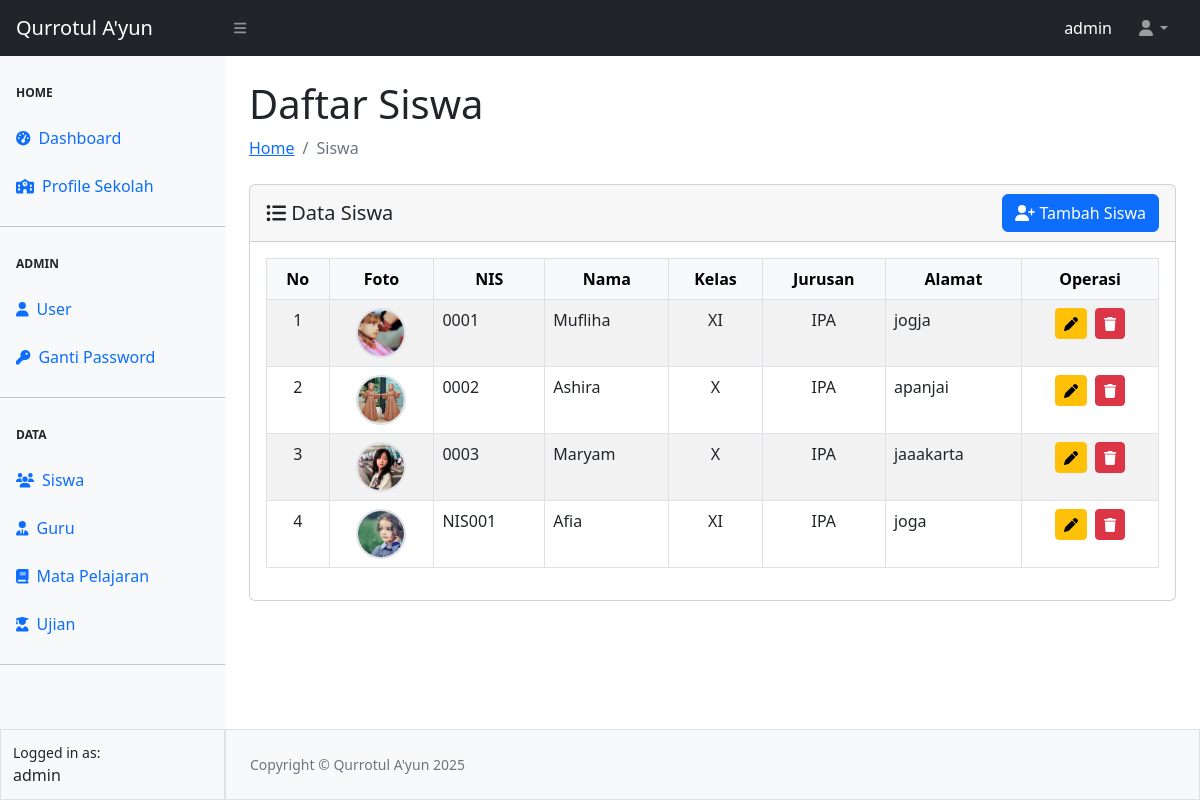
The page /siswa/siswa.php (signed in) on the database its author committed.
### tables this page shows
CREATE TABLE `tbl_siswa` (
  `nis` char(6) NOT NULL,
  `nama` varchar(100) NOT NULL,
  `alamat` varchar(128) NOT NULL,
  `kelas` varchar(3) NOT NULL,
  `jurusan` varchar(50) NOT NULL,
  `foto` varchar(50) NOT NULL
);

### config.php (called while the page is built, shortened)
<?php
$main_url = "http://localhost/sekolah/";

### siswa/siswa.php (the view, shortened to what this page needs)
<?php
require_once "../config.php";
require_once "../template/header.php";
require_once "../template/sidebar.php";
require_once "../template/navbar.php";
?>
<div id="layoutSidenav_content">
    <main>
        <div class="container-fluid px-4">
            <h1 class="mt-4"> Daftar Siswa</h1>
            <ol class="breadcrumb mb-4">
                <li class="breadcrumb-item"><a href="../index.php">Home</a></li>
                <li class="breadcrumb-item active">Siswa</li>
            </ol>
            <div class="card">
                <div class="card-header d-flex justify-content-between align-items-center">
                    <span class="h5 my-2"><i class="fa-solid fa-list-ul"></i> Data Siswa</span>
                    <a href="<?= $main_url ?>siswa/add-siswa.php" class="btn btn-primary">
                        <i class="fa-solid fa-user-plus"></i> Tambah Siswa
                    </a>
                </div>
                <div class="card-body">
                    <table class="table table-bordered table-striped table-hover" id="datatablesSimple">
                        <thead class="table-light">
                                <th scope="col"><center>No</center></th>
                                <th scope="col">
                                    <center>Foto</center>
                                </th>
                                <th scope="col">
                                    <center>NIS</center>
                                </th>
                                <th scope="col">
                                    <center>Nama</center>
                                </th>
                                <th scope="col">
                                    <center>Kelas</center>
                                </th>
                                <th scope="col">
                                    <center>Jurusan</center>
                                </th>
                                <th scope="col">
                                    <center>Alamat</center>
                                </th>
                                <th scope="col">
                                    <center>Operasi</center>
                                </th>
                        </thead>
                        <tbody>
                            <?php
                            $no = 1;
                            $querySiswa = mysqli_query($koneksi, "SELECT * FROM tbl_siswa");
                            while ($data = mysqli_fetch_array($querySiswa)) {
                                $foto = (!empty($data['foto']) && file_exists("../asset/image/{$data['foto']}"))
                                    ? $data['foto']
                                    : 'default-user.png';
                            ?>
                                <tr>
                                    <td scope="row"><center><?= $no++ ?></center></td>
                                    <td style="text-align: center;"><center>
                                        <img src="../asset/image/<?= $foto ?>" class="rounded-circle border border-2" width="50" height="50" style="object-fit: cover;"></center>
                                    </td>
                                    <td><?= $data['nis'] ?></td>
                                    <td><?= ucwords($data['nama']) ?></td>
                                    <td><center><?= $data['kelas'] ?></center></td>
                                    <td><center><?= $data['jurusan'] ?></center></td>
                                    <td><?= $data['alamat'] ?></td>
                                    <td><center>
                                        <a href="edit-siswa.php?nis=<?= $data['nis'] ?>" class="btn btn-warning btn-sm me-1" title="Update"><i class="fa-solid fa-pen"></i></a>
                                        <a href="hapus-siswa.php?nis=<?= $data['nis'] ?>&foto=<?= $data['foto'] ?>" class="btn btn-danger btn-sm" title="Hapus Siswa" onclick="return confirm('Anda yakin akan menghapus data ini?')"><i class="fa-solid fa-trash"></i></a></center>
                                    </td>
                                </tr>
                            <?php } ?>
                        </tbody>
                    </table>
                </div>
            </div>
        </div>
    </main>
    <?php
    require_once "../template/footer.php";
    ?>

### template/header.php (shortened to what this page needs)
<!DOCTYPE html>
<html lang="en">
    <head>
        <link href="https://cdn.jsdelivr.net/npm/simple-datatables@7.1.2/dist/style.min.css" rel="stylesheet" />
        <link href="<?= $main_url ?>asset/sb-admin/css/styles.css" rel="stylesheet" />
    </head>

### template/sidebar.php
<div id="layoutSidenav">
            <div id="layoutSidenav_nav">
                <nav class="sb-sidenav accordion bg-light" id="sidenavAccordion">
                    <div class="sb-sidenav-menu">
                        <div class="nav">
                        <div class="sb-sidenav-menu-heading">Home</div>
                            <a class="nav-link" href="<?= $main_url ?>index.php">
                                <div class="sb-nav-link-icon"><i class="fas fa-tachometer-alt"></i></div>
                                Dashboard
                            </a>
                            <a class="nav-link" href="<?= $main_url ?>school/profile-sekolah.php">
                                <div class="sb-nav-link-icon"><i class="fa-solid fa-school"></i></div>
                                Profile Sekolah
                            </a>
                            <hr class="mb-0">
                            <div class="sb-sidenav-menu-heading">Admin</div>
                            <a class="nav-link" href="<?= $main_url ?>user/add-user.php">
                                <div class="sb-nav-link-icon"><i class="fa-solid fa-user"></i></div>
                                User
                            </a>
                            <a class="nav-link" href="<?= $main_url ?>user/password.php">
                                <div class="sb-nav-link-icon"><i class="fa-solid fa-key"></i></div>
                                Ganti Password
                            </a>
                            <hr class="mb-0">
                            <div class="sb-sidenav-menu-heading">Data</div>
                            <a class="nav-link" href="<?= $main_url ?>siswa/siswa.php">
                                <div class="sb-nav-link-icon"><i class="fa-solid fa-users"></i></div>
                                Siswa
                            </a>
                            <a class="nav-link" href="<?= $main_url ?>guru/guru.php">
                                <div class="sb-nav-link-icon"><i class="fa-solid fa-user-tie"></i></div>
                                Guru
                            </a>
                            <a class="nav-link" href="<?= $main_url ?>pelajaran/pelajaran.php">
                                <div class="sb-nav-link-icon"><i class="fa-solid fa-book"></i></div>
                                Mata Pelajaran
                            </a>
                            <a class="nav-link" href="<?= $main_url ?>ujian/ujian.php">
                                <div class="sb-nav-link-icon"><i class="fa-solid fa-user-graduate"></i></div>
                                Ujian
                            </a>
                            <hr class="mb-0">
                        </div>
                    </div>
                    <div class="sb-sidenav-footer border">
                        <div class="small">Logged in as:</div>
                        <?= $_SESSION["ssUser"] ?>
                    </div>
                </nav>
            </div>

### template/navbar.php (shortened to what this page needs)
<body class="sb-nav-fixed">
    <nav class="sb-topnav navbar navbar-expand navbar-dark bg-dark">
        <a class="navbar-brand ps-3" href="<?= $main_url ?>index.php">Qurrotul A'yun</a>
        <button class="btn btn-link btn-sm order-1 order-lg-0 me-4 me-lg-0" id="sidebarToggle">
            <i class="fas fa-bars"></i>
        </button>
        <form class="d-none d-md-inline-block form-inline ms-auto me-0 me-md-3 my-2 my-md-0">
            <span class="text-white text capitalize"><?= $_SESSION["ssUser"] ?></span>
        </form>
        <ul class="navbar-nav ms-auto ms-md-0 me-3 me-lg-4">
            <li class="nav-item dropdown">
                <a class="nav-link dropdown-toggle" id="navbarDropdown" href="#" role="button" data-bs-toggle="dropdown" aria-expanded="false"><i class="fas fa-user fa-fw"></i></a>
            </li>
        </ul>
    </nav>

### template/footer.php (shortened to what this page needs)
<footer class="py-4 bg-light mt-auto border">
    <div class="container-fluid px-4">
        <div class="d-flex align-items-center justify-content-between small">
            <div class="text-muted">Copyright &copy; Qurrotul A'yun <?= date('Y') ?></div>
        </div>
    </div>
</footer>
</body>
</html>

### rows shown on the page
tbl_siswa: foto (picture), nis "0001", nama "Mufliha", kelas "XI", jurusan "IPA", alamat "jogja"
tbl_siswa: foto (picture), nis "0002", nama "Ashira", kelas "X", jurusan "IPA", alamat "apanjai"
tbl_siswa: foto (picture), nis "0003", nama "Maryam", kelas "X", jurusan "IPA", alamat "jaaakarta"
tbl_siswa: foto (picture), nis "NIS001", nama "Afia", kelas "XI", jurusan "IPA", alamat "joga"

### other values the page prints
$_SESSION["ssUser"] "admin"
